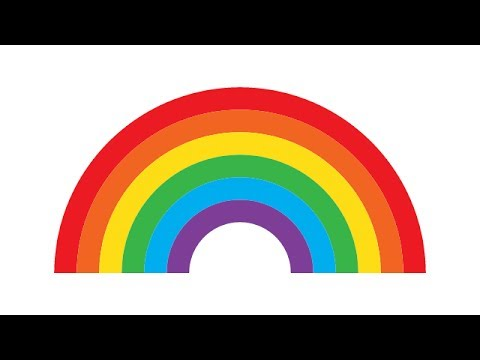
#> input picture Code/darren/rainbow.jpg, 480 x 360 px
$ python lab16.py
#> lines starting #> are read from the running program, lines starting #| are printed output that depends on the picture
#lab16.py
'''Pillow Image Manipulation'''

from PIL import Image
import colorsys

img = Image.open("rainbow.jpg")
#> img is the input picture: PIL image 480x360 RGB; mean R, G, B 167.8, 152.5, 138.3
width, height = img.size
#> width = 480; height = 360
pixels = img.load()
greyscale = input("Type Yes to render this image in greyscale. >")
#> the answer given: y
if greyscale.lower() == 'yes':
    for i in range(width):
        for j in range(height):
            r, g, b = pixels[i,j]
            y = (0.299 * r) + (0.587 * g) + (0.114 * b)
            r = int(round(y))
            g = int(round(y))
            b = int(round(y))
            pixels[i, j] = (r, g, b)
hue_adjust = float(input("Type hue adjustment from -1.0 to 1.0. >"))
#> the answer given: 1
sat_adjust = float(input("Type saturation adjustment from -1.0 to 1.0. >"))
#> the answer given: 1
val_adjut = float(input("Type value adjustment from -1.0 to 1.0. >"))
#> the answer given: 1
for i in range(width):
    for j in range(height):
        r, g, b = pixels[i,j]
        h, s, v = colorsys.rgb_to_hsv(r/255, g/255, b/255)
        h = h + hue_adjust
        s = s + sat_adjust
        v = v + val_adjut
        r, g, b = colorsys.hsv_to_rgb(h, s, v)
        r = int(r*255)
        g = int(g*255)
        b = int(b*255)
        pixels[i, j] = (r, g, b)
img.show()
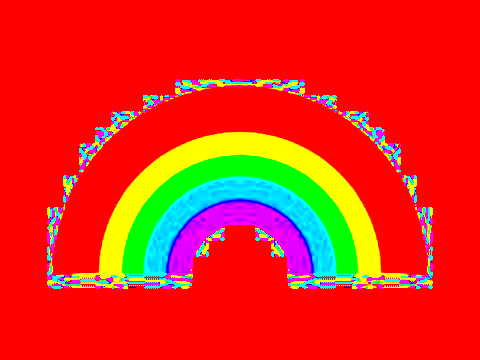
#> shown: PIL image 480x360 RGB; mean R, G, B 228, 42.4, 25.2

$ run again, with Code/darren/boomerangs.jpg copied over Code/darren/rainbow.jpg
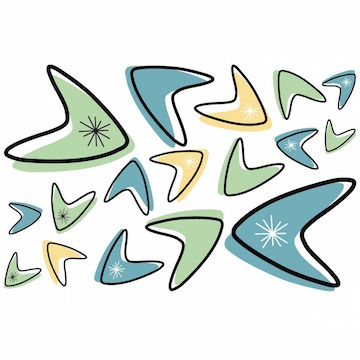
#> input picture Code/darren/boomerangs.jpg, 360 x 360 px
#> img is the input picture: PIL image 360x360 RGB; mean R, G, B 220.2, 227.2, 223
#> `img.show()`:
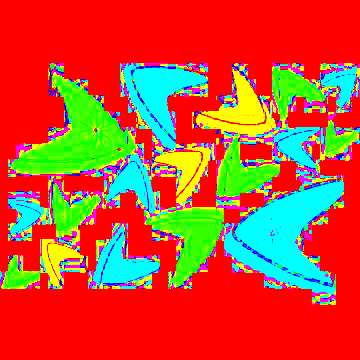
#> shown: PIL image 360x360 RGB; mean R, G, B 192, 82.4, 50.8

$ run again, with Code/darren/googie_turq_400.jpg copied over Code/darren/rainbow.jpg
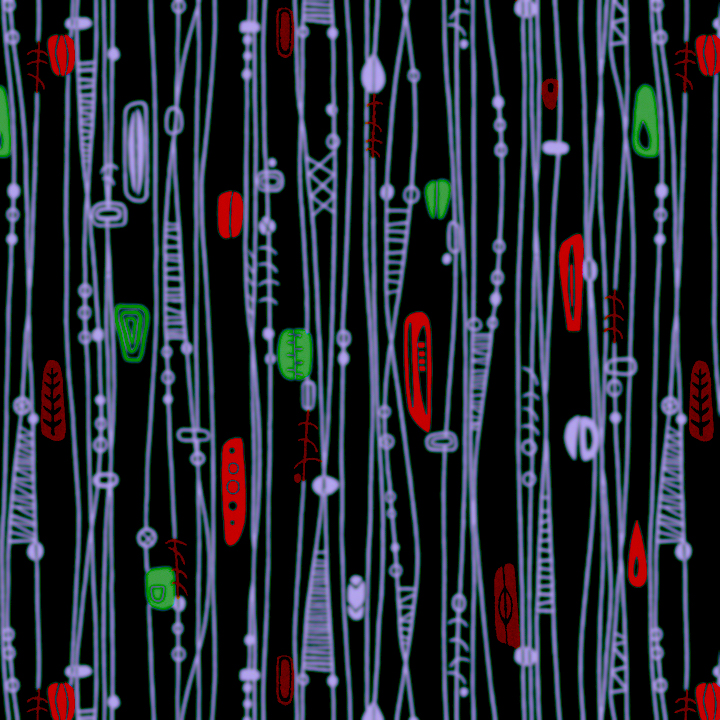
#> input picture Code/darren/googie_turq_400.jpg, 720 x 720 px
#> img is the input picture: PIL image 720x720 RGB; mean R, G, B 38.5, 43.5, 54.2
#> `img.show()`:
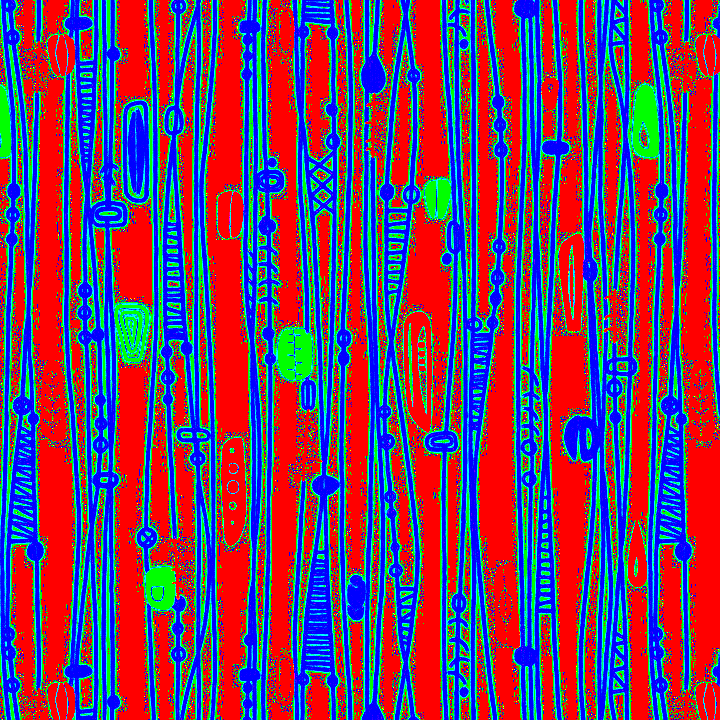
#> shown: PIL image 720x720 RGB; mean R, G, B 109.9, 65.9, 104.7
